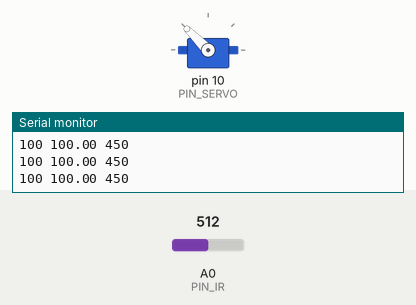
This sketch was run on a simulated Arduino Uno, built with avr-gcc and run on an emulated ATmega328P. On the bench: servo, the last lines printed to the serial monitor. The inputs (shaded band) are chosen by the test bench; at power-on: A0 (PIN_IR) = 512.

Above: at 1.2 s.
1.3 s: A0 (PIN_IR) set to 306
At 2.6 s:
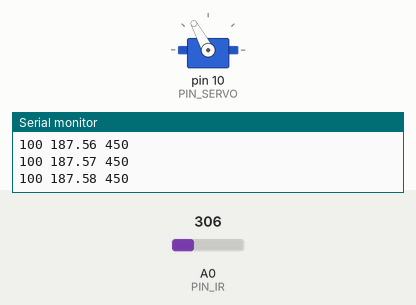
4.3 s: A0 (PIN_IR) set to 122
At 5.6 s:
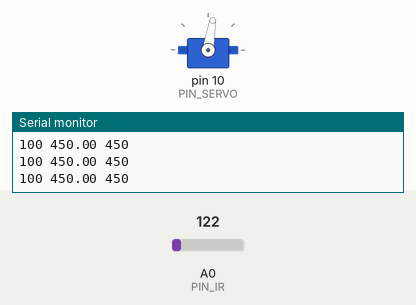
6.0 s: A0 (PIN_IR) set to 716
At 6.15 s:
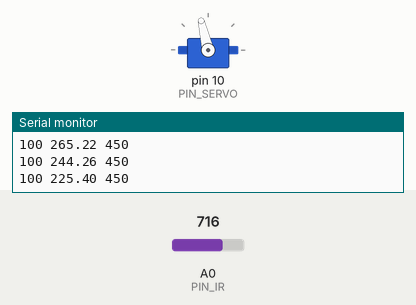
Timing chart, 0 to 9.0 s (numbered marks = the images above; inputs shaded):
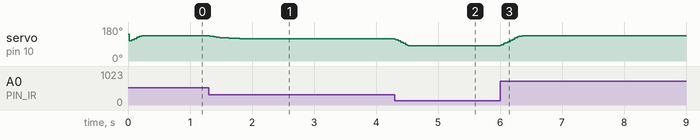

The sketch:

PControl.ino
```cpp
#include<Servo.h>

#define PIN_SERVO 10
#define PIN_IR A0
#define SERVO_SPEED 300
#define INTERVAL 20

#define _DUTY_MAX 2000
#define _DUTY_NEU 1600
#define _DUTY_MIN 1000

#define _DIST_MIN 100
#define _DIST_MAX 450

float last_sampling_time;
float duty_chg_per_interval;
int duty_target, duty_curr;
float dist_raw, dist_ema;

float standard, error;
float scale, lowerScale, upperScale;

Servo myservo;

void setup() {
  duty_chg_per_interval = (int)((float)(_DUTY_MAX - _DUTY_MIN) * ((float)SERVO_SPEED / (float)180) * ((float)INTERVAL / (float)1000));
  myservo.attach(PIN_SERVO);
  duty_target = duty_curr = _DUTY_NEU;
  myservo.writeMicroseconds(duty_curr + 400);
  dist_raw, dist_ema = 0;
  last_sampling_time = 0;

  standard = 270;
  error = 0;
  scale = 0;
  lowerScale = 2;
  upperScale = 1.25;

  Serial.begin(57600);
}

void loop() {
  if(millis() < last_sampling_time + INTERVAL) return;

  dist_raw = ir_distance();
  dist_ema = 0.1 * dist_raw + 0.9 * dist_ema;
  if(dist_ema > 450) {
    dist_ema = 450;
  }
  else if(dist_ema < 100) {
    dist_ema = 100;
  }

  Serial.print(_DIST_MIN);
  Serial.print(" ");
  Serial.print(dist_ema);
  Serial.print(" ");
  Serial.println(_DIST_MAX);

  error = standard - dist_ema;
  scale = error > 0 ? lowerScale : upperScale;

  duty_target = _DUTY_NEU + error * scale;

  if(duty_target >= duty_curr) {
    duty_curr += duty_chg_per_interval;
    if(duty_target < duty_curr) duty_curr = duty_target;
  }
  else {
    duty_curr -= duty_chg_per_interval;
    if(duty_target > duty_curr) duty_curr = duty_target;
  }


  myservo.writeMicroseconds(duty_curr);


  last_sampling_time += INTERVAL;
}

float ir_distance() {
  float val;
  float volt = float(analogRead(PIN_IR));
  val = ((6762.0/(volt-9.0))-4.0) * 10.0;
  return val;
}
```

Measured:
- after the input at 1.3 s, servo on pin 10 (PIN_SERVO): moves from 135° to 118° over 0.92 s, starting at once
- after the input at 4.3 s, servo on pin 10 (PIN_SERVO): 118° → 81° at once
- after the input at 6.0 s, servo on pin 10 (PIN_SERVO): moves from 81° to 135° over 0.38 s, starting at once
